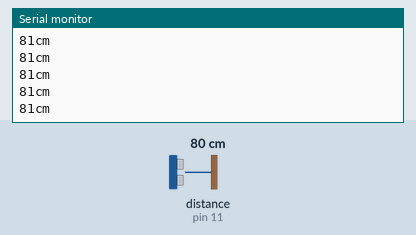
Bench run of a sketch on a simulated Arduino Uno, built with avr-gcc and run on an emulated ATmega328P. Parts: the last lines printed to the serial monitor. Inputs (shaded band) come from the test bench; at power-on: distance to the obstacle (sensor on pin 11) 80 cm.

Above: at 1.2 s.
1.3 s: distance to the obstacle (sensor on pin 11) set to 2 cm
At 1.34 s:
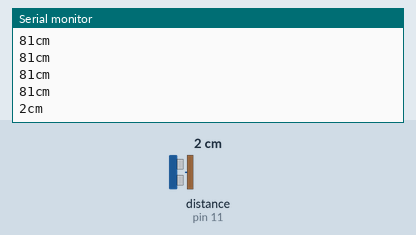
2.8 s: distance to the obstacle (sensor on pin 11) set to 4 cm
At 2.82 s:
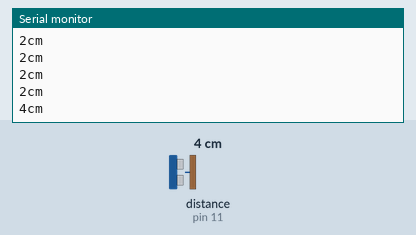
Timing chart, 0 to 5.8 s (numbered marks = the images above; inputs shaded):
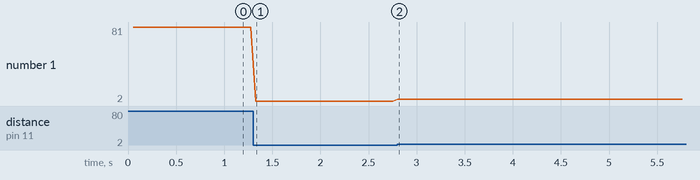

Measured:
- after the input at 1.3 s, the serial monitor: prints a new line at once (image 1)
- after the input at 2.8 s, the serial monitor: prints a new line at once (image 2)
- plotted number 1: 81 → 2 after the input at 1.3 s, 2 → 4 after the input at 2.8 s

The sketch:

Prueba.ino
```cpp
#include <NewPing.h>

const int UltrasonicPin = 11;
const int MaxDistance = 2000;

NewPing sonar(UltrasonicPin, UltrasonicPin, MaxDistance);

void setup() {
  Serial.begin(9600);
}

void loop() {
  delay(50);                      // esperar 50ms entre pings (29ms como minimo)
  Serial.print(sonar.ping_cm()); // obtener el valor en cm (0 = fuera de rango)
  Serial.println("cm");
}
```
